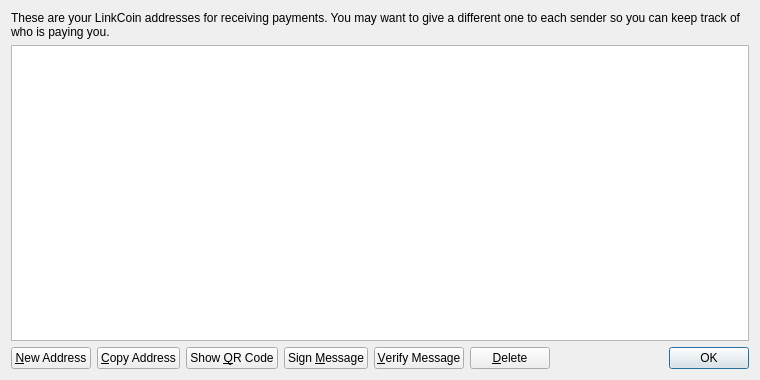
<?xml version="1.0" encoding="UTF-8"?>
<ui version="4.0">
 <class>AddressBookPage</class>
 <widget class="QWidget" name="AddressBookPage">
  <property name="geometry">
   <rect>
    <x>0</x>
    <y>0</y>
    <width>760</width>
    <height>380</height>
   </rect>
  </property>
  <property name="windowTitle">
   <string>Address Book</string>
  </property>
  <layout class="QVBoxLayout" name="verticalLayout">
   <item>
    <widget class="QLabel" name="labelExplanation">
     <property name="text">
      <string>These are your LinkCoin addresses for receiving payments. You may want to give a different one to each sender so you can keep track of who is paying you.</string>
     </property>
     <property name="textFormat">
      <enum>Qt::PlainText</enum>
     </property>
     <property name="wordWrap">
      <bool>true</bool>
     </property>
    </widget>
   </item>
   <item>
    <widget class="QTableView" name="tableView">
     <property name="contextMenuPolicy">
      <enum>Qt::CustomContextMenu</enum>
     </property>
     <property name="toolTip">
      <string>Double-click to edit address or label</string>
     </property>
     <property name="tabKeyNavigation">
      <bool>false</bool>
     </property>
     <property name="alternatingRowColors">
      <bool>true</bool>
     </property>
     <property name="selectionMode">
      <enum>QAbstractItemView::SingleSelection</enum>
     </property>
     <property name="selectionBehavior">
      <enum>QAbstractItemView::SelectRows</enum>
     </property>
     <property name="sortingEnabled">
      <bool>true</bool>
     </property>
     <attribute name="verticalHeaderVisible">
      <bool>false</bool>
     </attribute>
    </widget>
   </item>
   <item>
    <layout class="QHBoxLayout" name="horizontalLayout">
     <item>
      <widget class="QPushButton" name="newAddressButton">
       <property name="toolTip">
        <string>Create a new address</string>
       </property>
       <property name="text">
        <string>&amp;New Address</string>
       </property>
       <property name="icon">
        <iconset resource="../bitcoin.qrc">
         <normaloff>:/icons/add</normaloff>:/icons/add</iconset>
       </property>
      </widget>
     </item>
     <item>
      <widget class="QPushButton" name="copyToClipboard">
       <property name="toolTip">
        <string>Copy the currently selected address to the system clipboard</string>
       </property>
       <property name="text">
        <string>&amp;Copy Address</string>
       </property>
       <property name="icon">
        <iconset resource="../bitcoin.qrc">
         <normaloff>:/icons/editcopy</normaloff>:/icons/editcopy</iconset>
       </property>
      </widget>
     </item>
     <item>
      <widget class="QPushButton" name="showQRCode">
       <property name="text">
        <string>Show &amp;QR Code</string>
       </property>
       <property name="icon">
        <iconset resource="../bitcoin.qrc">
         <normaloff>:/icons/qrcode</normaloff>:/icons/qrcode</iconset>
       </property>
      </widget>
     </item>
     <item>
      <widget class="QPushButton" name="signMessage">
       <property name="toolTip">
        <string>Sign a message to prove you own a LinkCoin address</string>
       </property>
       <property name="text">
        <string>Sign &amp;Message</string>
       </property>
       <property name="icon">
        <iconset resource="../bitcoin.qrc">
         <normaloff>:/icons/edit</normaloff>:/icons/edit</iconset>
       </property>
      </widget>
     </item>
     <item>
      <widget class="QPushButton" name="verifyMessage">
       <property name="toolTip">
        <string>Verify a message to ensure it was signed with a specified LinkCoin address</string>
       </property>
       <property name="text">
        <string>&amp;Verify Message</string>
       </property>
       <property name="icon">
        <iconset resource="../bitcoin.qrc">
         <normaloff>:/icons/transaction_0</normaloff>:/icons/transaction_0</iconset>
       </property>
      </widget>
     </item>
     <item>
      <widget class="QPushButton" name="deleteButton">
       <property name="toolTip">
        <string>Delete the currently selected address from the list</string>
       </property>
       <property name="text">
        <string>&amp;Delete</string>
       </property>
       <property name="icon">
        <iconset resource="../bitcoin.qrc">
         <normaloff>:/icons/remove</normaloff>:/icons/remove</iconset>
       </property>
      </widget>
     </item>
     <item>
      <spacer name="horizontalSpacer">
       <property name="orientation">
        <enum>Qt::Horizontal</enum>
       </property>
       <property name="sizeHint" stdset="0">
        <size>
         <width>40</width>
         <height>20</height>
        </size>
       </property>
      </spacer>
     </item>
     <item>
      <widget class="QDialogButtonBox" name="buttonBox">
       <property name="sizePolicy">
        <sizepolicy hsizetype="Maximum" vsizetype="Fixed">
         <horstretch>0</horstretch>
         <verstretch>0</verstretch>
        </sizepolicy>
       </property>
       <property name="standardButtons">
        <set>QDialogButtonBox::Ok</set>
       </property>
      </widget>
     </item>
    </layout>
   </item>
  </layout>
 </widget>
 <resources>
  <include location="../bitcoin.qrc"/>
 </resources>
 <connections/>
</ui>
